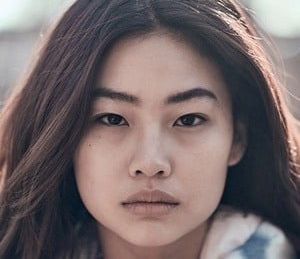
#> input picture t1/imgs/hoyeon.png, 300 x 259 px
$ python q4.py
#> lines starting #> are read from the running program, lines starting #| are printed output that depends on the picture
import cv2
import numpy as np
from matplotlib import pyplot as plt
#imshow bugfix google colab
#from google.colab.patches import cv2_imshow

img = cv2.imread("imgs/hoyeon.png", 0)
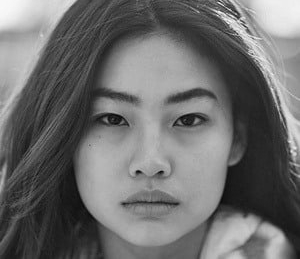
#> img: shape (259, 300); min 4, max 249, mean 108.9
imgc = cv2.imread("imgs/anya.png")
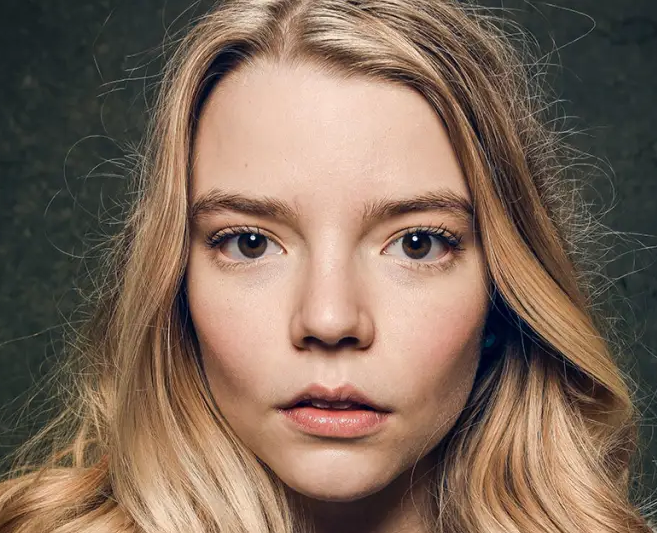
#> input picture t1/imgs/anya.png, 657 x 533 px
#> imgc is the input picture: shape (533, 657, 3); mean B, G, R 89.6, 105.5, 127.5

plt.subplot(2, 2, 1), plt.imshow(img, cmap="gray"), plt.xticks([]), plt.yticks([])
plt.subplot(2, 2, 3), plt.hist(img.ravel(), 256, [0, 256]), plt.title("PRETO E BRANCO"), plt.xlim([0, 256]), plt.xticks([]), plt.yticks([])


#histograma da imagem preta e branca // b&y histogram
plt.hist(img.ravel(), 256, [0, 256])
#histograma das imagens coloridas // colored image histogram
color = ('b','g','r')

plt.subplot(2, 2, 2), plt.imshow(imgc), plt.xticks([]), plt.yticks([])
plt.subplot(2, 2, 4), plt.title("COLORIDA"), plt.xticks([]), plt.yticks([])

for x, col in enumerate(color):
  histc = cv2.calcHist([imgc], [x], None, [256], [0,256])
  plt.plot(histc, color = col)
  plt.xlim([0, 256])

#run locally // executar localmente
plt.show()
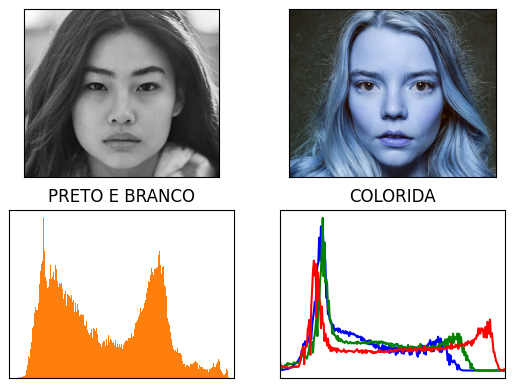
#> figure drawn by matplotlib, 4 panels; B, G, R data is drawn as R, G, B
cv2.waitKey(0)
cv2.destroyAllWindows()


#run on google colab // executar no google colab
#plt.show()
